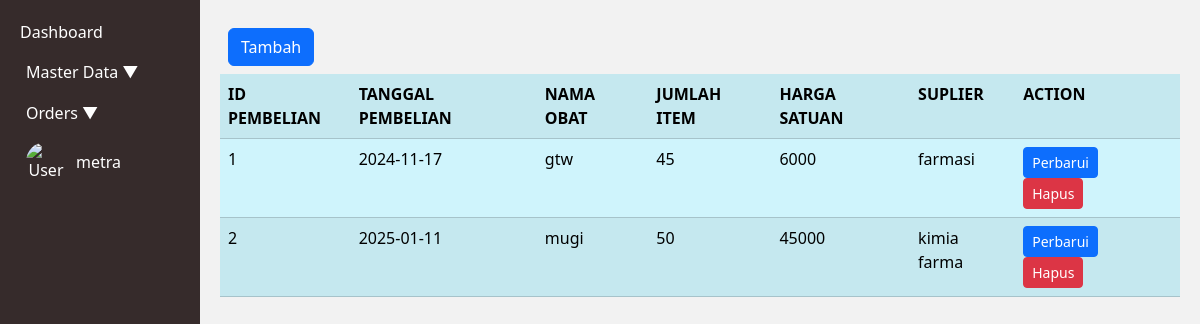
/index.php?page=pembelian (signed in), run on the app's committed database.
### tables this page shows
CREATE TABLE `tb_pembelian` (
  `Id_pembelian` int(5) NOT NULL AUTO_INCREMENT,
  `tanggal_pembelian` date NOT NULL,
  `total_item` int(5) NOT NULL,
  `total_harga` int(10) NOT NULL,
  `Id_suplier` int(3) DEFAULT NULL,
  PRIMARY KEY (`Id_pembelian`),
  KEY `Id_suplier` (`Id_suplier`),
  CONSTRAINT `tb_pembelian_ibfk_2` FOREIGN KEY (`Id_suplier`) REFERENCES `tb_suplier` (`Id_suplier`)
);

CREATE TABLE `tb_pembelian_detail` (
  `Id_obat` int(3) DEFAULT NULL,
  `Id_pembelian` int(5) DEFAULT NULL,
  `tanggal_kadarluarsa` date DEFAULT NULL,
  `jumlah_item` int(5) DEFAULT NULL,
  `harga_satuan` int(10) DEFAULT NULL,
  KEY `Id_obat` (`Id_obat`),
  KEY `Id_pembelian` (`Id_pembelian`),
  CONSTRAINT `tb_pembelian_detail_ibfk_1` FOREIGN KEY (`Id_obat`) REFERENCES `tb_obat` (`Id_Obat`),
  CONSTRAINT `tb_pembelian_detail_ibfk_2` FOREIGN KEY (`Id_pembelian`) REFERENCES `tb_pembelian` (`Id_pembelian`)
);

CREATE TABLE `tb_obat` (
  `Id_Obat` int(3) NOT NULL AUTO_INCREMENT,
  `Nama_Obat` varchar(15) NOT NULL,
  `Stok_obat` int(5) NOT NULL,
  `Harga_satuan` int(8) NOT NULL,
  `Id_jenis` int(3) NOT NULL,
  PRIMARY KEY (`Id_Obat`),
  KEY `Id_jenis` (`Id_jenis`),
  CONSTRAINT `tb_obat_ibfk_1` FOREIGN KEY (`Id_jenis`) REFERENCES `tb_jenis_obat` (`Id_jenis`)
);

CREATE TABLE `tb_suplier` (
  `Id_suplier` int(3) NOT NULL AUTO_INCREMENT,
  `Nama_suplier` varchar(15) NOT NULL,
  `Alamat` varchar(15) NOT NULL,
  `email` varchar(15) NOT NULL,
  `no_tlp` varchar(15) NOT NULL,
  PRIMARY KEY (`Id_suplier`)
);

### pembelian.php (the view, shortened to what this page needs)
<div class="d-grid gap-2 p-2 d-md-flex justify-content-md">
    <a class="btn btn-primary me-md-2" href="index.php?page=pembelian.form&action=add" role="button">Tambah</a>
</div>
<?php
$mysqli = new mysqli("localhost", "root", "", "apotek");
$result = $mysqli->query("SELECT tb_pembelian_detail.Id_pembelian, tb_pembelian.tanggal_pembelian,
tb_pembelian_detail.jumlah_item,tb_pembelian_detail.harga_satuan, tb_suplier.Nama_suplier
AS Suplier,
tb_obat.Nama_Obat AS nama_obat,tb_pembelian_detail.Id_obat
FROM tb_pembelian
JOIN tb_suplier ON tb_suplier.Id_suplier = tb_pembelian.Id_suplier
JOIN tb_pembelian_detail ON tb_pembelian_detail.Id_pembelian = tb_pembelian.Id_pembelian
JOIN tb_obat ON tb_pembelian_detail.`Id_obat` = tb_obat.`Id_Obat`");
?>
<table class="table table-info table-striped">
    <tr>
        <th>ID PEMBELIAN</th>
        <th>TANGGAL PEMBELIAN</th>
        <th>NAMA OBAT</th>
        <th>JUMLAH ITEM</th>
        <th>HARGA SATUAN</th>
        <th>SUPLIER</th>
        <th>ACTION</th>
    </tr>
    <?php
    foreach ($result as $row) {
        echo "<tr>";
        echo "<td>";
        echo $row['Id_pembelian'];
        echo "</td>";
        echo "<td>";
        echo $row['tanggal_pembelian'];
        echo "</td>";
        echo "<td>";
        echo $row['nama_obat'];
        echo "</td>";
        echo "<td>";
        echo $row['jumlah_item'];
        echo "</td>";
        echo "<td>";
        echo $row['harga_satuan'];
        echo "</td>";
        echo "<td>";
        echo $row['Suplier'];
        echo "</td>";
        echo "<td>";
        echo "<a class='btn btn-primary me-md-2 btn-sm' href='index.php?page=pembelian.form&Id_pembelian=" . $row['Id_pembelian'] . "&action=edit'>Perbarui</a>";
        echo "<form action='pembelian.action.php' method='POST' style ='display:inline;'>";
        echo "<button type='submit' class='btn btn-danger me-md-2 btn-sm' onclick='return confirm(\"Ingin menghapus data ini?\");'>Hapus</button>";
        echo "</form>";
        echo "</td>";
        echo "</tr>";
    }
    ?>
</table>

### index.php (style rules this page uses)
body { background-color: #f2f2f2; }

### data on the page
tb_pembelian: tb_pembelian_detail.Id_pembelian "1", tanggal_pembelian "2024-11-17", tb_obat.Nama_Obat "gtw", tb_pembelian_detail.jumlah_item "45", tb_pembelian_detail.harga_satuan "6000", Id_suplier.Nama_suplier "farmasi"
tb_pembelian: tb_pembelian_detail.Id_pembelian "2", tanggal_pembelian "2025-01-11", tb_obat.Nama_Obat "mugi", tb_pembelian_detail.jumlah_item "50", tb_pembelian_detail.harga_satuan "45000", Id_suplier.Nama_suplier "kimia farma"

### other printed values
$_SESSION['username'] "metra"
